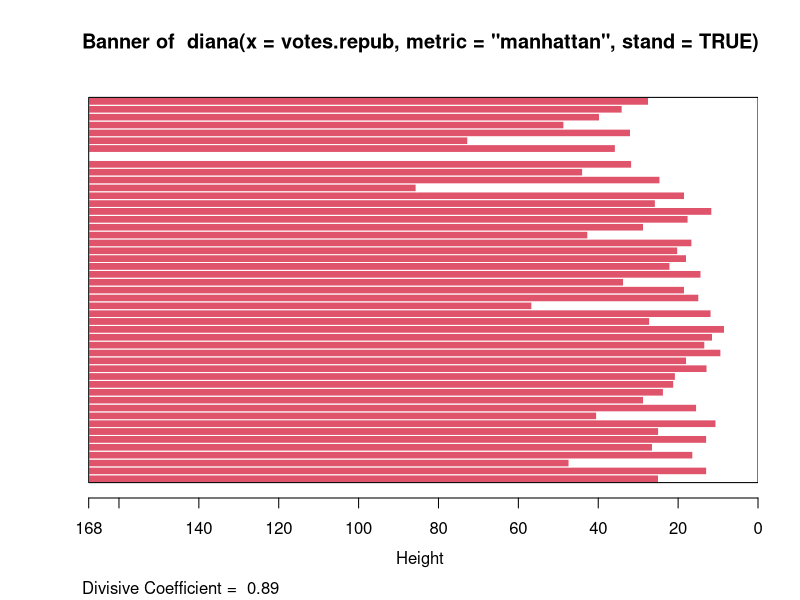
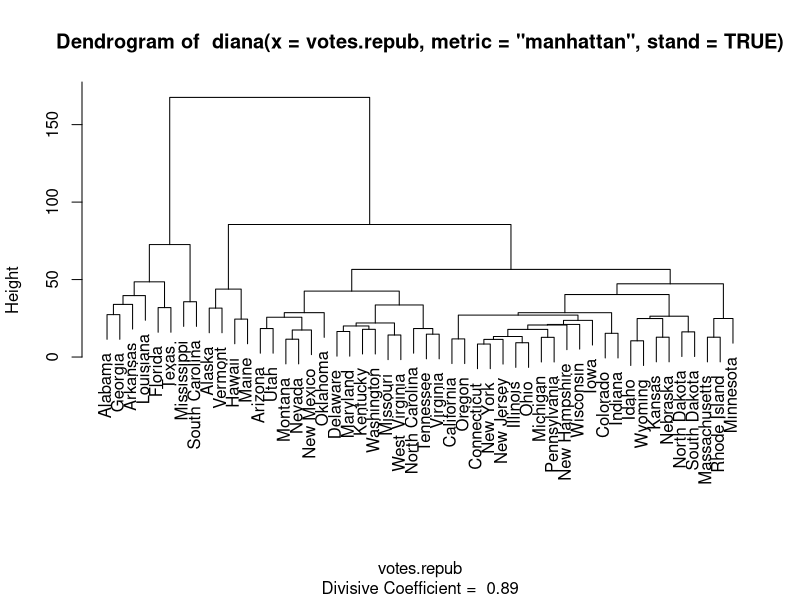
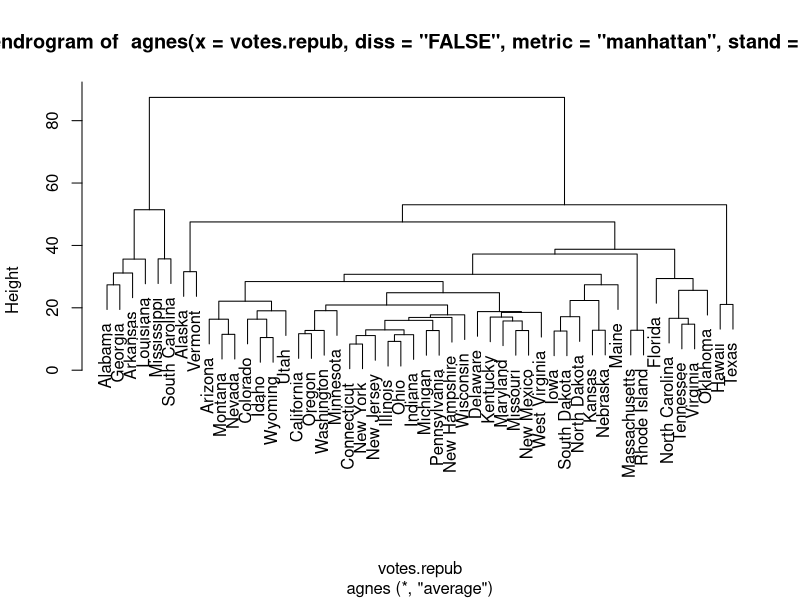
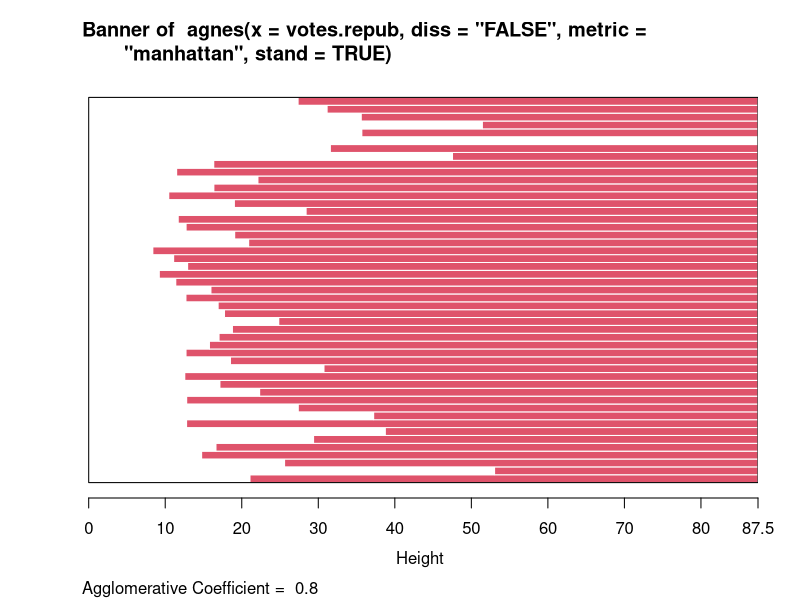
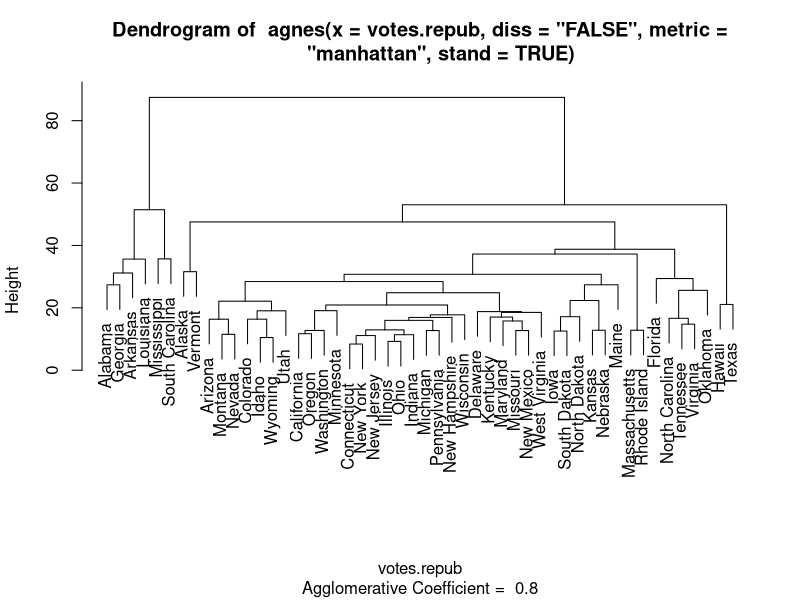

Source code (R) for these figures, in order:
library(cluster)
#Example 1
data(votes.repub)
dv <- diana(votes.repub, metric = "manhattan", stand = TRUE)
print(dv)
plot(dv)

#Example 2
data(votes.repub)
agn1 <- agnes(votes.repub, diss="FALSE", metric = "manhattan", stand = TRUE)
agn1
class(agn1)
#dendogram
pltree(agn1)
plot(agn1)
